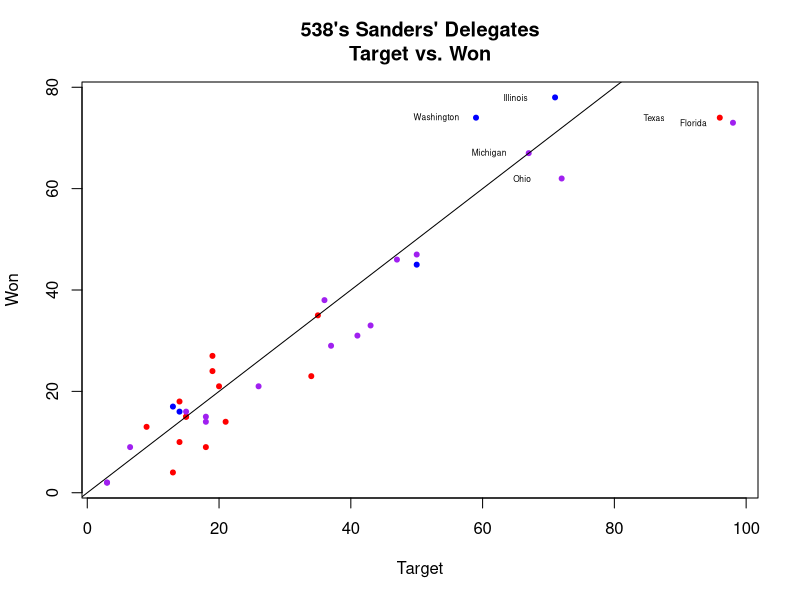

Reproduce this figure in R.
# Target538.R

dat <- read.csv("FiveThirtyEightTargets.csv")
dat <- dat[-nrow(dat), ]

future.ind <- which(is.na(dat$CLINTON.Won))
color.str <- as.character(dat$COLOR)
color.str <- replace(color.str, which(color.str == "R"), "red")
color.str <- replace(color.str, which(color.str == "P"), "purple")
color.str <- replace(color.str, which(color.str == "B"), "blue")
dat$COLOR <- color.str

past.dat <- dat[-future.ind, ]
Sanders <- past.dat$SANDERS.Won - past.dat$SANDERS.Target
names(Sanders) <- past.dat$STATE.OR.TERRITORY
sort(Sanders)

plot(x = past.dat$SANDERS.Target, y = past.dat$SANDERS.Won,
     xlab = "Target", ylab = "Won",
     main = "538's Sanders' Delegates\nTarget vs. Won",
     col = past.dat$COLOR, pch = 20)

big.sanders <- which(past.dat$SANDERS.Target > 50)

text(x = past.dat$SANDERS.Target[big.sanders] - c(10, rep(6, 5)),
     y = past.dat$SANDERS.Won[big.sanders],
     labels = past.dat$STATE.OR.TERRITORY[big.sanders], cex = .5)
abline(0, 1)

